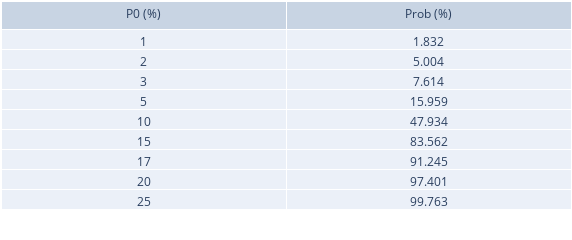

Notebook code cell kept with this figure:
### Markdown cell above
Plot da tabela das probabilidades em função dos diferentes valores de $P_0$.

### Code cell
HighPressure=[np.average(Probab0),np.average(Probab1),np.average(Probab2),np.average(Probab3),
              np.average(Probab4),np.average(Probab5),np.average(Probab6),np.average(Probab7),np.average(Probab8)]

Percent = [i * 100 for i in Po]

fig = go.Figure(data=[go.Table(header=dict(values=['P0 (%)', 'Prob (%)']),
                 cells=dict(values=[Percent, np.round(HighPressure, 3)]))
                     ])
fig.update_layout(width=572,height=210,margin_b=1,margin_l=1,margin_r=1,margin_t=1)
fig.show()

plt.plot(Percent,HighPressure,marker='s')
plt.suptitle('Evolução de Prob em função de P0')
plt.grid()
plt.xlabel('P0 (%)')
plt.ylabel('Prob (%)')

### Figure 1 — Plotly figure (JSON) as saved in the notebook; plotly's stock layout.template omitted (floating-point values rounded to 4 significant figures)
{"data": [{"cells": {"values": [[1, 2, 3, 5, 10, 15, 17, 20, 25], [1.832, 5.004, 7.614, 15.96, 47.93, 83.56, 91.25, 97.4, 99.76]]}, "header": {"values": ["P0 (%)", "Prob (%)"]}, "type": "table"}], "layout": {"height": 210, "margin": {"b": 1, "l": 1, "r": 1, "t": 1}, "width": 572}}
